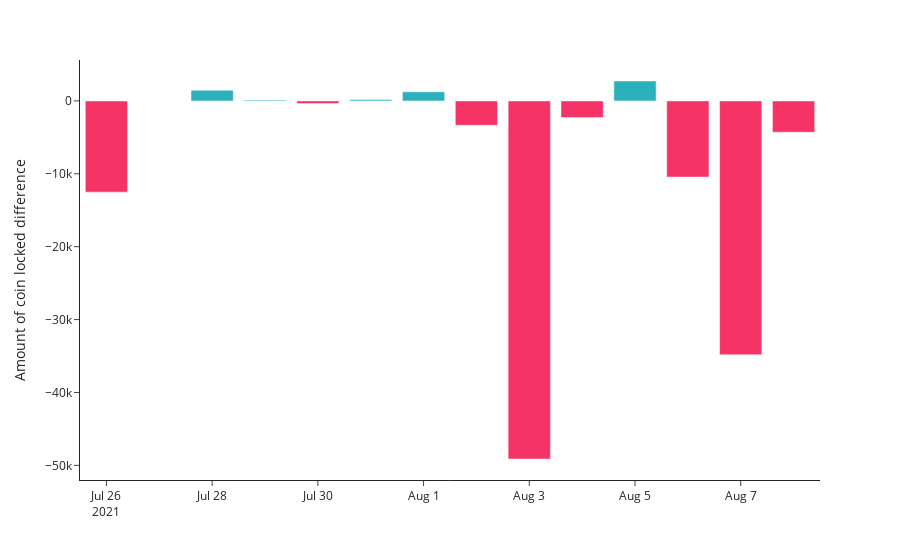

Here is the notebook cell this chart was saved with:
### Code cell
from utils import *

fig2 = coin_diff(
    vault_df, chart_title = '',
    fig_name="ETHA_daily_diff.html",
    file_save=False
)
fig2.show()

### Figure 1 — Plotly figure (JSON) as saved in the notebook; plotly's stock layout.template omitted (floating-point values rounded to 4 significant figures)
{"data": [{"alignmentgroup": "True", "hovertemplate": "Difference: %{y}<extra></extra>", "legendgroup": "neg", "marker": {"color": "#F63366"}, "name": "neg", "offsetgroup": "neg", "orientation": "v", "showlegend": false, "textposition": "auto", "type": "bar", "x": ["2021-07-26T00:00:00", "2021-07-30T00:00:00", "2021-08-02T00:00:00", "2021-08-03T00:00:00", "2021-08-04T00:00:00", "2021-08-06T00:00:00", "2021-08-07T00:00:00", "2021-08-08T00:00:00"], "xaxis": "x", "y": [-12518, -371, -3346, -49130, -2285, -10448, -34832, -4297], "yaxis": "y"}, {"alignmentgroup": "True", "hovertemplate": "Difference: %{y}<extra></extra>", "legendgroup": "pos", "marker": {"color": "#2BB1BB"}, "name": "pos", "offsetgroup": "pos", "orientation": "v", "showlegend": false, "textposition": "auto", "type": "bar", "x": ["2021-07-28T00:00:00", "2021-07-29T00:00:00", "2021-07-31T00:00:00", "2021-08-01T00:00:00", "2021-08-05T00:00:00"], "xaxis": "x", "y": [1466, 111, 182, 1253, 2733], "yaxis": "y"}], "layout": {"barmode": "relative", "hovermode": "x", "legend": {"title": {"text": "diff_neg_pos"}, "tracegroupgap": 0}, "margin": {"t": 60}, "title": {"text": "<b><b>"}, "xaxis": {"anchor": "y", "domain": [0, 1], "title": {"text": ""}, "type": "date"}, "yaxis": {"anchor": "x", "domain": [0, 1], "title": {"text": "Amount of coin locked difference"}}}}
